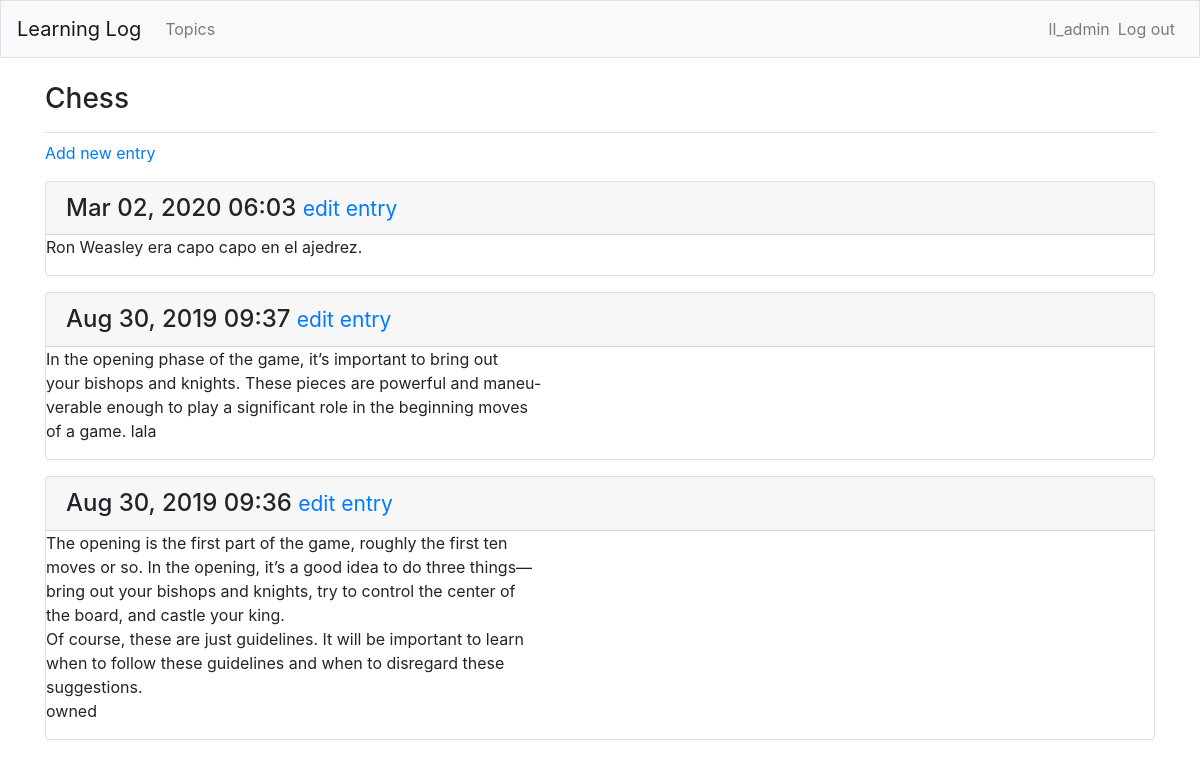
The page /topics/1/ (signed in) on the database its author committed.
### learning_logs/models.py (models this page shows, shortened)
class Topic(models.Model):
    text = models.CharField(max_length=200)  # You use CharField when you want to store a small amount of text
    date_added = models.DateTimeField(auto_now_add=True)  # cuando se crea el Topic automaticamente se llena este campo con la fecha y hora actual
    owner = models.ForeignKey(User, on_delete=models.CASCADE)  # aca designo una relacion del topic con un user, si se borra el user se borra el topic
    def __str__(self):
        return self.text  # Django calls a __str__() method to display a simple representation of a model

class Entry(models.Model):
    topic = models.ForeignKey(Topic, on_delete=models.CASCADE)  # primero dice que el topic es un objeto Topic y on_delete sirve para
    text = models.TextField()    # indicar que hacer si se borra el objeto referenciado (que hacer con los entries si se borra el Topic)
    date_added = models.DateTimeField(auto_now_add=True)  # models.CASCADE hace que si se borra un topic se borren todas sus entries.
    class Meta:
        verbose_name_plural = 'entries'

### learning_logs/views.py (the view)
# urls.py: path('topics/<int:topic_id>/', views.topic, name='topic'),  # /<int:topic_id>/ busca un integer, lo guarda en la variable
@login_required
def topic(request, topic_id):
    topic = Topic.objects.get(id=topic_id)
    check_owner(request, topic)
    entries = topic.entry_set.order_by('-date_added')  # el - hace que los ordene al reves, el mas reciente primero.
    context = {'topic': topic, 'entries': entries}
    return render(request, 'learning_logs/topic.html', context)

### learning_logs/views.py (called while the page is built)
def check_owner(request, topic):
    if topic.owner != request.user:  # se asegura que el topic pertence al usuario actual
        raise Http404   # si un usuario quiere acceder a la url de un topic que no le pertenece, salta un error de pagina no encontrada

### learning_logs/templates/learning_logs/topic.html
{% extends 'learning_logs/base.html' %}
{% block page_header %}
  <h3>{{ topic }}</h3>
{% endblock page_header %}
{% block content %}
  <p>
    <a href="{% url 'learning_logs:new_entry' topic.id %}">Add new entry</a>
  </p>
  {%for entry in entries %}
    <div class="card mb-3">
      <h4 class="card-header">
        {{ entry.date_added|date:'M d, Y H:i' }}
        <small><a href="{% url 'learning_logs:edit_entry' entry.id %}">edit entry</a></small>
      </h4>
      <div class="card-boddy">
        {{ entry.text|linebreaks }}
      </div>
    </div>
  {% empty %}
    <p> There are no entries for this topic yet.</p>
  {% endfor %}
{% endblock content %}

### learning_logs/templates/learning_logs/base.html (shortened to what this page needs)
{% load bootstrap4 %}
<!DOCTYPE html>
<html lang="en">
<head>
  {% bootstrap_css %}
</head>
<body>
  <nav class="navbar navbar-expand-md navbar-light bg-light mb-4 border">
    <a class="navbar-brand" href="{% url 'learning_logs:index' %}">Learning Log</a>
    <div class="collapse navbar-collapse" id="navbarCollapse">
      <ul class="navbar-nav mr-auto">
        <li class="nav-item">
        <a class="nav-link" href="{% url 'learning_logs:topics' %}">Topics</a></li>
      </ul>
      <ul class="navbar-nav ml-auto">
        {% if user.is_authenticated %}
          <li class="nav-item">
            <span class="navbar-text">{{ user.username }}</span>
          </li>
          <li class="nav-item">
            <a class="nav-link" href="{% url 'users:logout' %}">Log out</a>
          </li>
        {% endif %}
      </ul>
    </div>
  </nav>
  <main role="main" class="container">
    <div class="pb-2 mb-2 border-bottom">
      {% block page_header %}{% endblock page_header %}
    </div>
    <div>
      {% block content %}{% endblock content %}
    </div>
  </main>
</body>
</html>

### rows shown on the page
Topic: text "Chess"
Entry: date_added "Mar 02, 2020 06:03", text "Ron Weasley era capo capo en el ajedrez."
Entry: date_added "Aug 30, 2019 09:37", text "In the opening phase of the game, it’s important to bring out your bishops and knights. These pieces are powerful and maneu- verable enough to play a significant role in the beginning moves of a game. lala"
Entry: date_added "Aug 30, 2019 09:36", text "The opening is the first part of the game, roughly the first ten moves or so. In the opening, it’s a good idea to do three things— bring out your bishops and knights, try to control the center of the board, and castle your king. Of course, these are just guidelines. It will be important to learn when to follow these guidelines and when to disregard these suggestions. owned"

### other values the page prints
{{ user.username }} "ll_admin"
